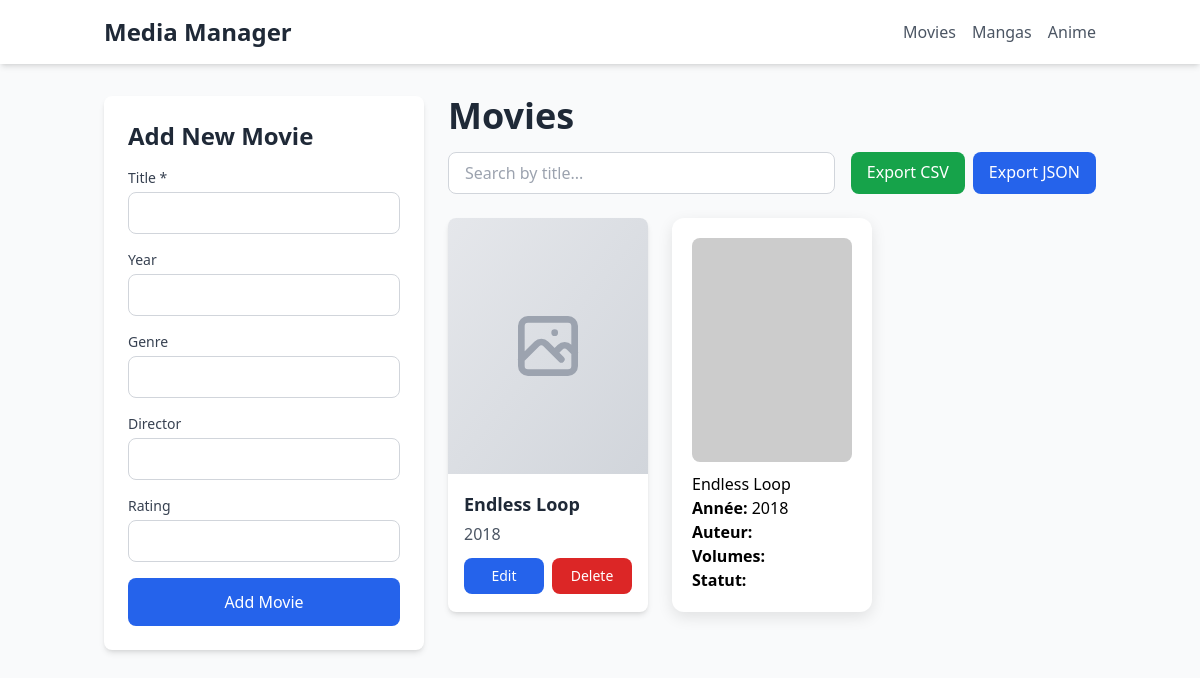
Before: /movies/ with the older database file.
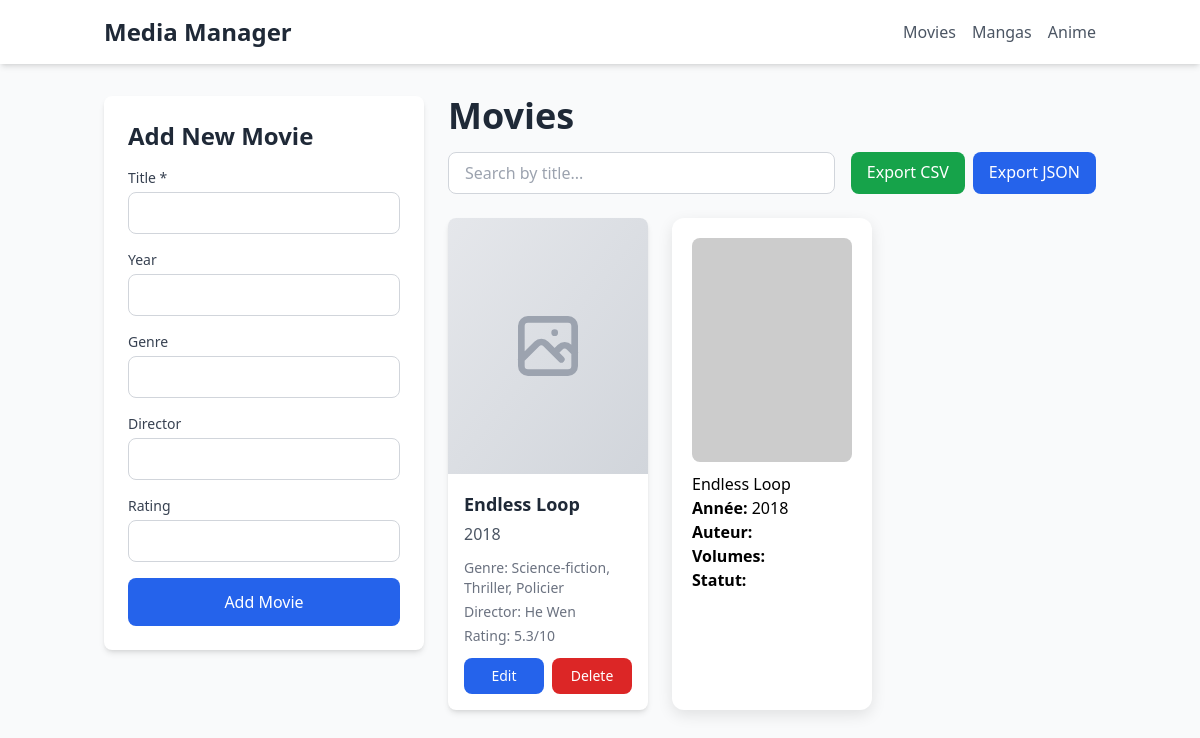
After: the same page with the newer database file.
### app/models.py (models this page shows)
class Movie(db.Model):
    __tablename__ = 'movies'
    id = db.Column(db.Integer, primary_key=True)
    title = db.Column(db.String(200), nullable=False)
    year = db.Column(db.Integer, nullable=True)
    genre = db.Column(db.String(100), nullable=True)
    director = db.Column(db.String(100), nullable=True)
    rating = db.Column(db.Float, nullable=True)
    def to_dict(self):
        return {
            'id': self.id,
            'title': self.title,
            'year': self.year,
            'genre': self.genre,
            'director': self.director,
            'rating': self.rating
        }

### app/blueprints/movies.py (the view)
@movies_bp.route('/')
def list_movies():
    search = request.args.get('search', '')
    if search:
        items = Movie.query.filter(Movie.title.contains(search)).all()
    else:
        items = Movie.query.all()
    items = [m.to_dict() for m in items]
    return render_template('list.html', items=items, category='movies', title='Movies')

### app/templates/list.html (shortened to what the changed rows need)
<!DOCTYPE html>
<html lang="en">
<head>
    <script src="https://cdn.tailwindcss.com"></script>
</head>
<body class="bg-gray-50 min-h-screen">
    <div class="container mx-auto px-4 flex gap-6">
        <aside class="w-80 bg-white rounded-lg shadow-md p-6 h-fit sticky top-4">
            <h2 class="text-2xl font-bold text-gray-800 mb-4">Add New {{ title[:-1] }}</h2>
        </aside>
        <main class="flex-1">
            <div class="mb-6">
                <h1 class="text-4xl font-bold text-gray-800 mb-4">{{ title }}</h1>
            </div>
            {% if items|length == 0 %}
            <div class="text-center py-12 text-gray-500 bg-white rounded-lg shadow-md">
                <svg class="w-16 h-16 mx-auto mb-4 text-gray-400" fill="none" stroke="currentColor" viewBox="0 0 24 24">
                    <path stroke-linecap="round" stroke-linejoin="round" stroke-width="2" d="M20 13V6a2 2 0 00-2-2H6a2 2 0 00-2 2v7m16 0v5a2 2 0 01-2 2H6a2 2 0 01-2-2v-5m16 0h-2.586a1 1 0 00-.707.293l-2.414 2.414a1 1 0 01-.707.293h-3.172a1 1 0 01-.707-.293l-2.414-2.414A1 1 0 006.586 13H4"></path>
                </svg>
                <p class="text-lg">No items found. Add your first {{ title[:-1].lower() }}!</p>
            </div>
            {% else %}
            <div class="grid grid-cols-1 md:grid-cols-2 lg:grid-cols-3 xl:grid-cols-4 gap-6">
                {% for item in items %}
                <div class="bg-white rounded-lg shadow-md overflow-hidden hover:shadow-xl transition-shadow duration-300">
                    <div class="bg-gradient-to-br from-gray-200 to-gray-300 h-64 flex items-center justify-center">
                    </div>
                    <div class="p-4">
                        <h3 class="text-lg font-bold text-gray-800 mb-1 truncate" title="{{ item.title }}">{{ item.title }}</h3>
                        <p class="text-gray-600 mb-3">{{ item.year or 'Year Unknown' }}</p>
                        <div class="text-sm text-gray-500 mb-3 space-y-1">
                            {% if category == 'movies' %}
                                {% if item.genre %}<p><span class="font-medium">Genre:</span> {{ item.genre }}</p>{% endif %}
                                {% if item.director %}<p><span class="font-medium">Director:</span> {{ item.director }}</p>{% endif %}
                                {% if item.rating %}<p><span class="font-medium">Rating:</span> {{ item.rating }}/10</p>{% endif %}
                            {% elif category == 'mangas' %}
                                {% if item.author %}<p><span class="font-medium">Author:</span> {{ item.author }}</p>{% endif %}
                                {% if item.volumes %}<p><span class="font-medium">Volumes:</span> {{ item.volumes }}</p>{% endif %}
                                {% if item.status %}<p><span class="font-medium">Status:</span> {{ item.status }}</p>{% endif %}
                            {% else %}
                                {% if item.studio %}<p><span class="font-medium">Studio:</span> {{ item.studio }}</p>{% endif %}
                                {% if item.episodes %}<p><span class="font-medium">Episodes:</span> {{ item.episodes }}</p>{% endif %}
                                {% if item.status %}<p><span class="font-medium">Status:</span> {{ item.status }}</p>{% endif %}
                            {% endif %}
                        </div>
                        <div class="flex gap-2">
                            <button onclick="openEditModal({{ item.id }})"
                                    class="flex-1 px-4 py-2 bg-blue-600 text-white rounded-lg hover:bg-blue-700 transition-colors text-sm font-medium">
                                Edit
                            </button>
                            <a href="/{{ category }}/delete/{{ item.id }}"
                               onclick="return confirm('Are you sure you want to delete {{ item.title }}?')"
                               class="flex-1 px-4 py-2 bg-red-600 text-white rounded-lg hover:bg-red-700 transition-colors text-sm font-medium text-center">
                                Delete
                            </a>
                        </div>
                    </div>
                </div>
                {% endfor %}
                {% for item in items %}
                    <div class="manga-card" onclick="window.location.href='/mangas/detail/{{ item.id }}'" style="cursor: pointer;">
                        <img src="https://via.placeholder.com/200x280?text={{ item.title }}" alt="{{ item.title }}" style="width: 100%; border-radius: 8px; margin-bottom: 10px;">
                        <h3>{{ item.title }}</h3>
                        <p><strong>Année:</strong> {{ item.year }}</p>
                        <p><strong>Auteur:</strong> {{ item.author }}</p>
                        <p><strong>Volumes:</strong> {{ item.volumes }}</p>
                        <p><strong>Statut:</strong> {{ item.status }}</p>
                    </div>
                {% endfor %}
            </div>
            {% endif %}
        </main>
    </div>
</body>
</html>

Changed rows visible on the page:
changed Movie "Endless Loop": genre (not shown) → "Science-fiction, Thriller, Policier"; director (not shown) → "He Wen"; rating (not shown) → "5.3"
